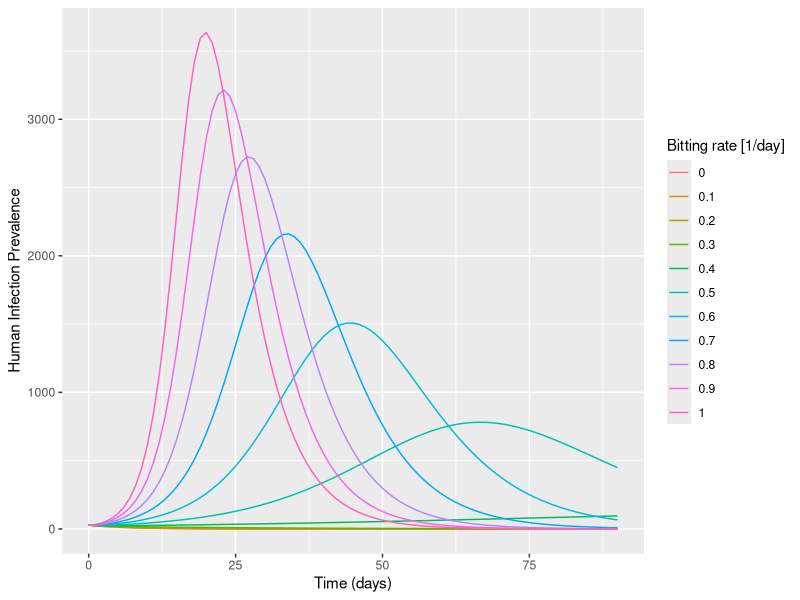

Write the R code that produced this figure.
# INFECTIOUS DISEASE MODELLING
# Module 3 e-tivity 4 - Coding a Vector-Borne Disease (VBD) Model

library(deSolve)  # solves the differential equations model
library(reshape2) # changes hte shape of the model output
library(ggplot2)  # plots

Nh <- 10000
Nv <- 20000

ini_state <- c(Sh = Nh - 0.0028*Nh, # infection prevalence of 0.28% in humans and 0.057% in mosquitoes
               Ih = 0.0028*Nh,
               Rh = 0,
               Sv = Nv - 0.00057*Nv,
               Iv = 0.00057*Nv)

parameters <- c(a = 1,
                bv = 0.4,
                bh = 0.4,
                muv = 1/4,
                r = 0.167)

times <- 0:90

vbd_model <- function(time, state, parameters) {
  with(as.list(c(state, parameters)), {
    Nh <- Sh + Ih + Rh
    Nv <- Sv + Iv
    
    # ODEs for hosts
    dSh <- -a*bh*Sh*Iv/Nh
    dIh <- a*bh*Sh*Iv/Nh - r*Ih
    dRh <- r*Ih
    
    # ODEs for vectors
    dSv <- muv*Nv - a*bv*Sv*Ih/Nh - muv*Sv
    dIv <- a*bv*Sv*Ih/Nh - muv*Iv
    
    return(list(c(dSh, dIh, dRh, dSv, dIv)))
  })
}

output <- as.data.frame(ode(y = ini_state, 
                            times = times, 
                            func = vbd_model,
                            parms = parameters))
output_long <- melt(as.data.frame(output), id = "time")

graf <- ggplot(data = output_long,
               aes(x = time,
                   y = value,
                   colour = variable,
                   group = variable)) +
  geom_line() +
  labs(colour = "Compartment",
       x = "Time (days)",
       y = "Number of Hosts/Vectors")
# print(graf)

# Based on the plot, how do assumptions of the mosquito biting activity affect the human infection prevalence?
a_values <- seq(0,1,by=0.1)                         # a vector of values for the biting rate, ranging from 0 to 1 per day
out_list <- vector(length(a_values), mode = "list")
out_R0 <- vector(length(a_values), mode = "list") # create empty lists to store the output for each value of a
for (i in seq_along(a_values)) {
  out_list[[i]] <- as.data.frame(ode(y = ini_state,
                                     times = times,
                                     func = vbd_model,
                                     parms = c(a = a_values[i],
                                               parameters[c("bv", "bh", "muv", "r")])))
  out_R0[[i]] <- a_values[i]^2 * parameters["bh"]*parameters["bv"]/(parameters["r"]*parameters["muv"]) * Nv/Nh
}
names(out_list) <- a_values # Rename list elements with te corresponding bitting rate
names(out_R0) <- a_values
# Extract the infected host column from the list and creating a dataframe by time
out_Ih <- cbind(time = out_list[[1]]$time,
                sapply(out_list, 
                       "[[", "Ih")) # fill in the name of your column for infected hosts
out_Ih_long <- melt(as.data.frame(out_Ih), id = "time")
out_R0 <- as.data.frame(out_R0)

Ih_a <- ggplot(data = out_Ih_long,
               aes(x = time,
                   y = value,
                   colour = variable,
                   group = variable)) +
  geom_line() +
  labs(colour = "Bitting rate [1/day]",
       x = "Time (days)",
       y = "Human Infection Prevalence")
print(Ih_a)
max_R0 <- max(out_R0[out_R0 < 1])
print(paste("R0 =", round(max_R0, 2), "for a =", names(out_R0[length(out_R0[out_R0 < 1])])))
      
      
      
